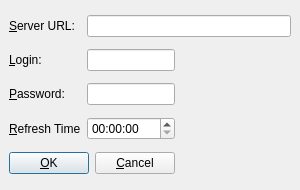
<ui version="4.0" >
 <class>Settings</class>
 <widget class="QDialog" name="Settings" >
  <property name="geometry" >
   <rect>
    <x>0</x>
    <y>0</y>
    <width>300</width>
    <height>190</height>
   </rect>
  </property>
  <property name="minimumSize" >
   <size>
    <width>300</width>
    <height>190</height>
   </size>
  </property>
  <property name="maximumSize" >
   <size>
    <width>800</width>
    <height>600</height>
   </size>
  </property>
  <property name="windowTitle" >
   <string>QEN - Settings</string>
  </property>
  <property name="windowIcon" >
   <iconset resource="Settings.qrc" >:/apps/Images/apps/infolog.png</iconset>
  </property>
  <layout class="QGridLayout" >
   <property name="margin" >
    <number>9</number>
   </property>
   <property name="spacing" >
    <number>6</number>
   </property>
   <item row="2" column="1" colspan="2" >
    <widget class="QLineEdit" name="cbPassword" >
     <property name="echoMode" >
      <enum>QLineEdit::Password</enum>
     </property>
    </widget>
   </item>
   <item row="3" column="1" colspan="2" >
    <widget class="QTimeEdit" name="cbRefresh" />
   </item>
   <item row="0" column="0" >
    <widget class="QLabel" name="cbServerURLLabel" >
     <property name="text" >
      <string>&amp;Server URL:</string>
     </property>
     <property name="buddy" >
      <cstring>cbServerURL</cstring>
     </property>
    </widget>
   </item>
   <item row="3" column="3" >
    <spacer>
     <property name="orientation" >
      <enum>Qt::Horizontal</enum>
     </property>
     <property name="sizeHint" >
      <size>
       <width>111</width>
       <height>20</height>
      </size>
     </property>
    </spacer>
   </item>
   <item row="1" column="3" >
    <spacer>
     <property name="orientation" >
      <enum>Qt::Horizontal</enum>
     </property>
     <property name="sizeHint" >
      <size>
       <width>111</width>
       <height>20</height>
      </size>
     </property>
    </spacer>
   </item>
   <item row="2" column="3" >
    <spacer>
     <property name="orientation" >
      <enum>Qt::Horizontal</enum>
     </property>
     <property name="sizeHint" >
      <size>
       <width>111</width>
       <height>20</height>
      </size>
     </property>
    </spacer>
   </item>
   <item row="1" column="1" colspan="2" >
    <widget class="QLineEdit" name="cbLogin" />
   </item>
   <item row="3" column="0" >
    <widget class="QLabel" name="cbRefreshLabel" >
     <property name="text" >
      <string>&amp;Refresh Time</string>
     </property>
     <property name="buddy" >
      <cstring>cbRefresh</cstring>
     </property>
    </widget>
   </item>
   <item row="0" column="1" colspan="3" >
    <widget class="QLineEdit" name="cbServerURL" />
   </item>
   <item row="2" column="0" >
    <widget class="QLabel" name="cbPasswordLabel" >
     <property name="text" >
      <string>&amp;Password:</string>
     </property>
     <property name="buddy" >
      <cstring>cbPassword</cstring>
     </property>
    </widget>
   </item>
   <item row="1" column="0" >
    <widget class="QLabel" name="cbLoginLabel" >
     <property name="text" >
      <string>&amp;Login:</string>
     </property>
     <property name="buddy" >
      <cstring>cbLogin</cstring>
     </property>
    </widget>
   </item>
   <item row="4" column="3" >
    <spacer>
     <property name="orientation" >
      <enum>Qt::Horizontal</enum>
     </property>
     <property name="sizeHint" >
      <size>
       <width>151</width>
       <height>20</height>
      </size>
     </property>
    </spacer>
   </item>
   <item row="4" column="0" colspan="3" >
    <layout class="QGridLayout" >
     <property name="margin" >
      <number>0</number>
     </property>
     <property name="spacing" >
      <number>6</number>
     </property>
     <item row="0" column="0" >
      <widget class="QPushButton" name="pbAccept" >
       <property name="text" >
        <string>&amp;OK</string>
       </property>
       <property name="icon" >
        <iconset resource="Settings.qrc" >:/actions/Images/actions/button_ok.png</iconset>
       </property>
       <property name="default" >
        <bool>true</bool>
       </property>
      </widget>
     </item>
     <item row="0" column="1" >
      <widget class="QPushButton" name="pbCancel" >
       <property name="text" >
        <string>&amp;Cancel</string>
       </property>
       <property name="icon" >
        <iconset resource="Settings.qrc" >:/actions/Images/actions/button_cancel.png</iconset>
       </property>
      </widget>
     </item>
    </layout>
   </item>
  </layout>
 </widget>
 <tabstops>
  <tabstop>cbServerURL</tabstop>
  <tabstop>cbLogin</tabstop>
  <tabstop>cbPassword</tabstop>
  <tabstop>cbRefresh</tabstop>
  <tabstop>pbAccept</tabstop>
  <tabstop>pbCancel</tabstop>
 </tabstops>
 <resources>
  <include location="Settings.qrc" />
 </resources>
 <connections>
  <connection>
   <sender>pbAccept</sender>
   <signal>clicked()</signal>
   <receiver>Settings</receiver>
   <slot>accept()</slot>
   <hints>
    <hint type="sourcelabel" >
     <x>278</x>
     <y>253</y>
    </hint>
    <hint type="destinationlabel" >
     <x>96</x>
     <y>254</y>
    </hint>
   </hints>
  </connection>
  <connection>
   <sender>pbCancel</sender>
   <signal>clicked()</signal>
   <receiver>Settings</receiver>
   <slot>reject()</slot>
   <hints>
    <hint type="sourcelabel" >
     <x>369</x>
     <y>253</y>
    </hint>
    <hint type="destinationlabel" >
     <x>179</x>
     <y>282</y>
    </hint>
   </hints>
  </connection>
 </connections>
</ui>
